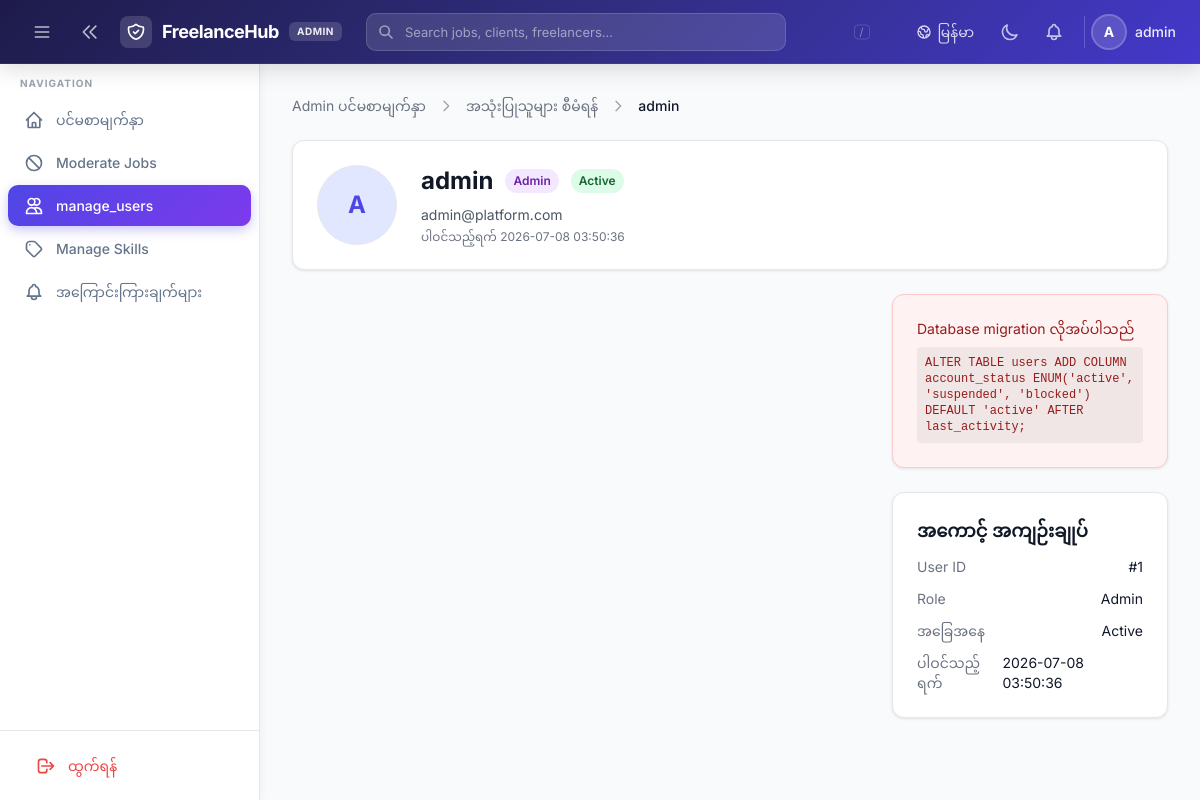
Screenshot of /admin/view_user.php?id=1&lang=my (signed in) with the database file from the repository.
### tables this page shows
CREATE TABLE users (
    id INT PRIMARY KEY AUTO_INCREMENT,
    username VARCHAR(50) NOT NULL,
    email VARCHAR(100) UNIQUE NOT NULL,
    password VARCHAR(255) NOT NULL,
    profile_image VARCHAR(255) DEFAULT NULL,
    role ENUM('admin', 'company', 'freelancer') NOT NULL,
    created_at TIMESTAMP DEFAULT CURRENT_TIMESTAMP
);

### config/lang.php (called while the page is built, shortened)
<?php
function current_lang(): string
{
    return $_SESSION['lang'] ?? 'en';
}
function load_translations(): array
{
    static $translations = null;
    if ($translations === null) {
        $file = __DIR__ . '/../lang/' . current_lang() . '.php';
        $translations = require $file;
    }
    return $translations;
}
function __(string $key, array $replace = []): string
{
    $translations = load_translations();
    $text = $translations[$key] ?? $key;
    return $text;
}

### config/auth.php (called while the page is built, shortened)
<?php
require_once __DIR__ . '/lang.php';
function base_url(string $path = ''): string
{
    $script = str_replace('\\', '/', dirname($_SERVER['SCRIPT_NAME'] ?? ''));
    $root = preg_replace('#/(admin|company|freelancer|chat)$#', '', $script);
    $root = rtrim($root, '/');
    if ($path === '') {
        return $root === '' ? '/' : $root;
    }
    return ($root === '' ? '' : $root) . '/' . ltrim($path, '/');
}
function require_login(): void
{
    if (!has_account_status_column()) {
        return;
    }
}
function require_role(string $role): void
{
    require_login();
}
function current_user(): array
{
    return [
        'user_id' => $_SESSION['user_id'] ?? null,
        'username' => $_SESSION['username'] ?? null,
        'email' => $_SESSION['email'] ?? null,
        'role' => $_SESSION['role'] ?? null,
        'profile_id' => $_SESSION['profile_id'] ?? null,
        'profile_image' => $_SESSION['profile_image'] ?? null,
        'logo_image' => $_SESSION['logo_image'] ?? null,
    ];
}
function profile_image_url(?string $filename): ?string
{
    return null;
}
function e(?string $value): string
{
    return htmlspecialchars($value ?? '', ENT_QUOTES, 'UTF-8');
}
function _first_char(string $s): string {
    if (function_exists('mb_substr')) {
        return mb_strtoupper(mb_substr($s, 0, 1));
    }
    return strtoupper(substr($s, 0, 1));
}
function has_account_status_column(): bool
{
    static $exists = null;
    if ($exists === null) {
        global $conn;
        $result = $conn->query("SHOW COLUMNS FROM users LIKE 'account_status'");
        $exists = $result && $result->num_rows > 0;
    }
    return $exists;
}

### admin/view_user.php (the view, shortened to what this page needs)
<?php
require_once __DIR__ . '/../config/db.php';
require_once __DIR__ . '/../config/auth.php';
require_once __DIR__ . '/../config/notifications.php';
require_role('admin');
$has_status_col = has_account_status_column();
$user_id = (int) ($_GET['id'] ?? 0);
$status_col = $has_status_col ? 'account_status,' : "'active' AS account_status,";
$stmt = $conn->prepare("SELECT id, username, email, role, {$status_col} created_at, profile_image FROM users WHERE id = ?");
$stmt->bind_param('i', $user_id);
$stmt->execute();
$target_user = $stmt->get_result()->fetch_assoc();
$status = $target_user['account_status'] ?? 'active';
require __DIR__ . '/includes/admin_header.php';
?>
<div class="mb-6 admin-fade">
    <div class="flex items-center gap-3 mb-1">
        <a href="<?= e(base_url('admin/admin_dashboard.php')) ?>" class="text-sm hover:underline" style="color:var(--color-text-muted)"><?= e(__('admin.dashboard_title')) ?></a>
        <svg class="w-4 h-4" fill="none" viewBox="0 0 24 24" stroke="currentColor" stroke-width="2" style="color:var(--color-text-placeholder)"><path stroke-linecap="round" stroke-linejoin="round" d="M9 5l7 7-7 7"/></svg>
        <a href="<?= e(base_url('admin/manage_users.php')) ?>" class="text-sm hover:underline" style="color:var(--color-text-muted)"><?= e(__('admin.manage_users')) ?></a>
        <svg class="w-4 h-4" fill="none" viewBox="0 0 24 24" stroke="currentColor" stroke-width="2" style="color:var(--color-text-placeholder)"><path stroke-linecap="round" stroke-linejoin="round" d="M9 5l7 7-7 7"/></svg>
        <span class="text-sm font-medium" style="color:var(--color-text-primary)"><?= e($target_user['username']) ?></span>
    </div>
</div>
<div class="card mb-6">
    <div class="flex flex-wrap items-start gap-6">
        <?php $imgUrl = profile_image_url($target_user['profile_image']); ?>
        <?php if ($imgUrl): ?>
            <img src="<?= e($imgUrl) ?>" alt="" class="w-20 h-20 rounded-full object-cover border" style="border-color:var(--color-border)">
        <?php else: ?>
            <div class="w-20 h-20 rounded-full bg-indigo-100 dark:bg-indigo-900 flex items-center justify-center text-indigo-600 dark:text-indigo-300 font-bold text-2xl border" style="border-color:var(--color-border)">
                <?= e(_first_char($target_user['username'])) ?>
            </div>
        <?php endif; ?>
        <div class="flex-1 min-w-0">
            <div class="flex flex-wrap items-center gap-3 mb-2">
                <h1 class="text-2xl font-bold" style="color:var(--color-text-primary)"><?= e($target_user['username']) ?></h1>
                <?php
                $role_class = $target_user['role'] === 'company'
                    ? 'bg-green-100 dark:bg-green-900/30 text-green-800 dark:text-green-300'
                    : 'bg-purple-100 dark:bg-purple-900/30 text-purple-800 dark:text-purple-300';
                ?>
                <span class="inline-flex px-2 py-1 text-xs font-semibold rounded-full <?= $role_class ?>"><?= e(ucfirst($target_user['role'])) ?></span>
                <?php
                $status_classes = [
                    'active' => 'bg-green-100 dark:bg-green-900/30 text-green-800 dark:text-green-300',
                    'suspended' => 'bg-yellow-100 dark:bg-yellow-900/30 text-yellow-800 dark:text-yellow-300',
                    'blocked' => 'bg-red-100 dark:bg-red-900/30 text-red-800 dark:text-red-300',
                ];
                $sc = $status_classes[$status] ?? $status_classes['active'];
                ?>
                <span class="inline-flex px-2 py-1 text-xs font-semibold rounded-full <?= $sc ?>"><?= e(__('user_status.' . $status)) ?></span>
            </div>
            <p class="text-sm mb-1" style="color:var(--color-text-secondary)"><?= e($target_user['email']) ?></p>
            <p class="text-xs" style="color:var(--color-text-muted)"><?= e(__('admin.joined_on')) ?> <?= e($target_user['created_at']) ?></p>
        </div>
    </div>
</div>
<div class="grid md:grid-cols-3 gap-6">
    <div class="md:col-span-2 space-y-6">
    </div>
    <div class="space-y-6">
        <?php if ($has_status_col): ?>
        <div class="card">
            <h2 class="text-lg font-semibold mb-4" style="color:var(--color-text-primary)"><?= e(__('admin.account_status')) ?></h2>
            <form method="POST">
                <input type="hidden" name="csrf_token" value="<?= e(csrf_token()) ?>">
                <div class="mb-4">
                    <label class="block text-sm font-medium mb-2" style="color:var(--color-text-secondary)"><?= e(__('admin.change_status')) ?></label>
                    <select name="account_status" class="form-input">
                        <option value="active" <?= $status === 'active' ? 'selected' : '' ?>><?= e(__('user_status.active')) ?></option>
                        <option value="suspended" <?= $status === 'suspended' ? 'selected' : '' ?>><?= e(__('user_status.suspended')) ?></option>
                        <option value="blocked" <?= $status === 'blocked' ? 'selected' : '' ?>><?= e(__('user_status.blocked')) ?></option>
                    </select>
                </div>
                <button type="submit" class="btn-primary w-full" onclick="return confirm('<?= e(__('admin.confirm_status_change')) ?>')">
                    <?= e(__('admin.update_status')) ?>
                </button>
            </form>
        </div>
        <?php else: ?>
        <div class="card" style="background:var(--color-flash-error-bg);border-color:var(--color-flash-error-border)">
            <p class="text-sm" style="color:var(--color-flash-error-text)"><?= e(__('admin.migration_required')) ?></p>
            <code class="block mt-2 p-2 rounded text-xs" style="background:rgba(0,0,0,0.05);color:var(--color-flash-error-text)">ALTER TABLE users ADD COLUMN account_status ENUM('active', 'suspended', 'blocked') DEFAULT 'active' AFTER last_activity;</code>
        </div>
        <?php endif; ?>
        <div class="card">
            <h2 class="text-lg font-semibold mb-3" style="color:var(--color-text-primary)"><?= e(__('admin.account_summary')) ?></h2>
            <div class="space-y-3 text-sm">
                <div class="flex justify-between">
                    <span style="color:var(--color-text-muted)"><?= e(__('admin.user_id')) ?></span>
                    <span style="color:var(--color-text-primary)">#<?= $target_user['id'] ?></span>
                </div>
                <div class="flex justify-between">
                    <span style="color:var(--color-text-muted)"><?= e(__('admin.role')) ?></span>
                    <span style="color:var(--color-text-primary)"><?= e(ucfirst($target_user['role'])) ?></span>
                </div>
                <div class="flex justify-between">
                    <span style="color:var(--color-text-muted)"><?= e(__('admin.status')) ?></span>
                    <span style="color:var(--color-text-primary)"><?= e(__('user_status.' . $status)) ?></span>
                </div>
                <div class="flex justify-between">
                    <span style="color:var(--color-text-muted)"><?= e(__('admin.joined_on')) ?></span>
                    <span style="color:var(--color-text-primary)"><?= e($target_user['created_at']) ?></span>
                </div>
            </div>
        </div>
    </div>
</div>
<?php require __DIR__ . '/includes/admin_footer.php'; ?>

### admin/includes/admin_header.php (shortened to what this page needs)
<?php
$admin_user = current_user();
$current_lang = current_lang();
?>
<!DOCTYPE html>
<html lang="<?= e(current_lang()) ?>" data-theme>
<head>
    <script src="https://cdn.tailwindcss.com"></script>
    <link rel="stylesheet" href="<?= e(base_url('assets/css/custom.css')) ?>">
</head>
<body class="bg-gray-50 dark:bg-slate-900">
<header class="admin-topbar">
    <div class="flex items-center justify-between h-full px-4 lg:px-6">
        <div class="flex items-center gap-3">
            <button id="admin-sidebar-toggle" type="button" class="p-2 rounded-lg text-white/70 hover:text-white hover:bg-white/10 transition-colors" aria-label="Toggle sidebar">
                <svg class="w-5 h-5" fill="none" viewBox="0 0 24 24" stroke="currentColor" stroke-width="2">
                    <path stroke-linecap="round" stroke-linejoin="round" d="M4 6h16M4 12h16M4 18h16"/>
                </svg>
            </button>
            <button id="sidebar-collapse-btn" type="button" class="hidden lg:flex p-2 rounded-lg text-white/70 hover:text-white hover:bg-white/10 transition-colors" aria-label="Collapse sidebar">
                <svg class="w-5 h-5 sidebar-collapse-icon" fill="none" viewBox="0 0 24 24" stroke="currentColor" stroke-width="2">
                    <path stroke-linecap="round" stroke-linejoin="round" d="M11 19l-7-7 7-7m8 14l-7-7 7-7"/>
                </svg>
            </button>
            <a href="<?= e(base_url('admin/admin_dashboard.php')) ?>" class="flex items-center gap-2.5">
                <div class="w-8 h-8 rounded-lg bg-white/15 flex items-center justify-center">
                </div>
                <span class="text-lg font-bold text-white tracking-tight hidden sm:inline"><?= e(__('app.name')) ?></span>
                <span class="hidden sm:inline-flex items-center px-2 py-0.5 rounded-md text-[10px] font-bold uppercase tracking-wider bg-white/15 text-white/90">Admin</span>
            </a>
        </div>
        <div class="admin-search hidden md:block flex-1 mx-6">
            <div class="relative">
                <svg class="admin-search-icon w-4 h-4" fill="none" viewBox="0 0 24 24" stroke="currentColor" stroke-width="2.5">
                    <path stroke-linecap="round" stroke-linejoin="round" d="M21 21l-6-6m2-5a7 7 0 11-14 0 7 7 0 0114 0z"/>
                </svg>
                <input type="text" id="admin-search-input" class="admin-search-input" placeholder="Search jobs, clients, freelancers..." autocomplete="off" spellcheck="false">
                <div class="admin-search-kbd" id="admin-search-kbd">/</div>
            </div>
        </div>
        <div class="flex items-center gap-2">
            <div class="relative" id="lang-switcher">
                <button type="button" onclick="event.stopPropagation(); document.getElementById('lang-dropdown').classList.toggle('hidden')" class="flex items-center gap-1.5 px-2.5 py-1.5 rounded-lg text-sm font-medium text-white/80 hover:text-white hover:bg-white/10 transition-colors" style="min-width:2.25rem">
                    <span class="hidden sm:inline"><?= $current_lang === 'my' ? 'မြန်မာ' : 'English' ?></span>
                </button>
            </div>
            <button id="theme-toggle" type="button" class="p-2 rounded-lg text-white/70 hover:text-white hover:bg-white/10 transition-colors" aria-label="Toggle theme">
                <svg class="w-5 h-5 dark:hidden" fill="none" viewBox="0 0 24 24" stroke="currentColor" stroke-width="2">
                    <path stroke-linecap="round" stroke-linejoin="round" d="M20.354 15.354A9 9 0 018.646 3.646 9.003 9.003 0 0012 21a9.003 9.003 0 008.354-5.646z"/>
                </svg>
            </button>
            <div class="relative notification-container">
                <button type="button" class="notification-toggle relative p-2 rounded-lg text-white/70 hover:text-white hover:bg-white/10 transition-colors" aria-label="<?= e(__('notif.title')) ?>">
                </button>
            </div>
            <div class="flex items-center gap-2.5 pl-2 ml-1 border-l border-white/20">
                <?php $admin_img = profile_image_url($admin_user['profile_image'] ?? ''); ?>
                <?php if ($admin_img): ?>
                    <img src="<?= e($admin_img) ?>" alt="" class="w-8 h-8 rounded-full object-cover ring-2 ring-white/30">
                <?php else: ?>
                    <div class="w-8 h-8 rounded-full bg-white/15 flex items-center justify-center text-white font-bold text-sm ring-2 ring-white/30">
                        <?= e(_first_char($admin_user['username'] ?? 'A')) ?>
                    </div>
                <?php endif; ?>
                <span class="text-sm font-medium text-white/90 hidden md:inline"><?= e($admin_user['username'] ?? '') ?></span>
            </div>
        </div>
    </div>
</header>
<div class="admin-layout" id="admin-layout">
<aside id="admin-sidebar" class="admin-sidebar">
    <?php require __DIR__ . '/admin_sidebar.php'; ?>
</aside>
<main class="admin-main">
    <div class="p-4 lg:p-8 max-w-7xl mx-auto">

### rows the page displays
users: username "A", username "admin", role "Admin", email "admin@platform.com", created_at "2026-07-08 03:50:36", id "1"

### other values shown
__('app.name') "FreelanceHub"
$item['label'] "ပင်မစာမျက်နှာ"
$item['label'] "Moderate Jobs"
$item['label'] "manage_users"
$item['label'] "Manage Skills"
$item['label'] "အကြောင်းကြားချက်များ"
__('nav.logout') "ထွက်ရန်"
__('admin.dashboard_title') "Admin ပင်မစာမျက်နှာ"
__('admin.manage_users') "အသုံးပြုသူများ စီမံရန်"
__('user_status.' . $status) "Active"
__('admin.joined_on') "ပါဝင်သည့်ရက်"
__('admin.migration_required') "Database migration လိုအပ်ပါသည်"
__('admin.account_summary') "အကောင့် အကျဉ်းချုပ်"
__('admin.user_id') "User ID"
__('admin.role') "Role"
